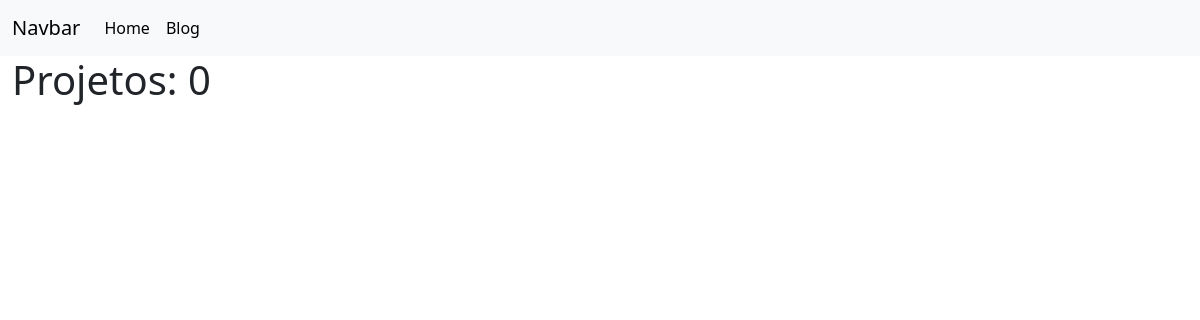
Page /projetos/ on the earlier database version.
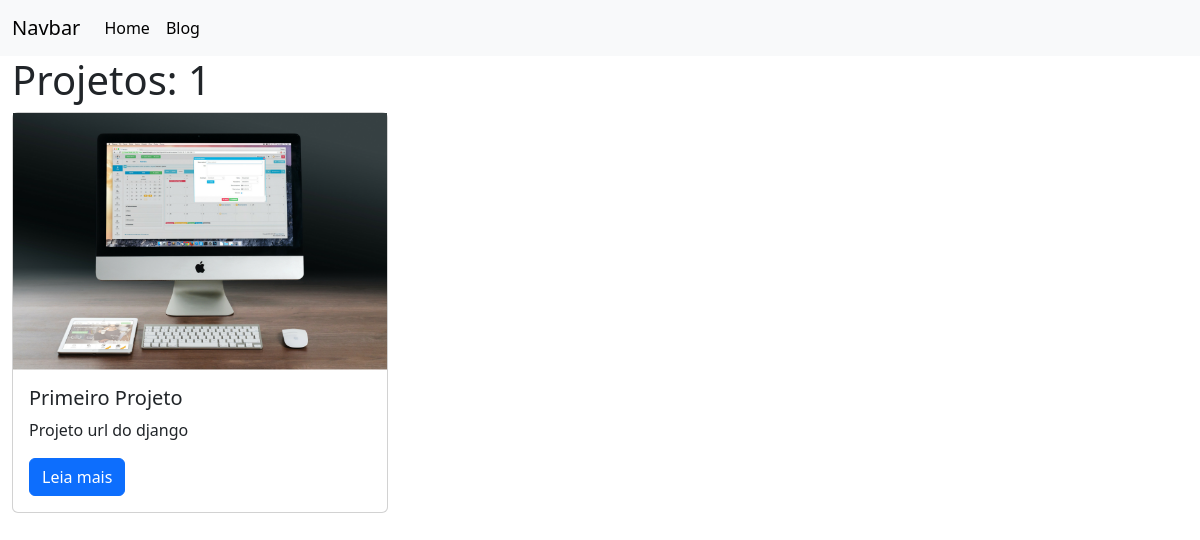
Same page on the later database version.
### projetos/models.py (models this page shows, shortened)
class Projeto(models.Model):
    titulo = models.CharField(verbose_name='Título', max_length=180)
    descricao = models.TextField(verbose_name='Descrição')
    tecnologia = models.CharField(verbose_name='Tecnologia', max_length=20)
    imagem = models.FileField(verbose_name='Imagem',upload_to='imagens_projetos', blank=True)
    publicado = models.BooleanField(default=False)

### projetos/views.py (the view)
# urls.py: path('', views.projeto_index, name='projeto_index'),
def projeto_index(request):
    projetos = Projeto.objects.filter(publicado=True)
    quantidade = projetos.count()
    context = {
        'projetos': projetos,
        'quantidade': quantidade,
    }
    return render(request, 'projetos/projeto_index.html', context)

### projetos/templates/projetos/projeto_index.html
{% extends 'base.html' %} {% load static %} {% block page_content %}
<h1>Projetos: {{ quantidade }}</h1>
<div class="row">
  {% for projeto in projetos %}
  <div class="col-md-4">
    <div class="card mb-2">
      {% if not projeto.imagem %}
      <img class="card-img-to" src="https://placehold.co/600x400" alt="" />
      {% else %}
      <img class="card-img-to" src="{{ projeto.imagem.url }}" alt="" />
      {% endif %}
      <div class="card-body">
        <h5 class="card-title">{{ projeto.titulo }}</h5>
        <p class="card-text">{{ projeto.descricao | slice:':60' }} </p>
        <a
          class="btn btn-primary"
          href="{% url 'projeto_detalhe' projeto.pk %}"
        >
          Leia mais
        </a>
      </div>
    </div>
  </div>
  {% endfor %}
</div>
{% endblock %}

### setup/templates/base.html (shortened to what this page needs)
<!DOCTYPE html>
<html lang="en">
  <head>
    <link
      href="https://cdn.jsdelivr.net/npm/bootstrap@5.3.7/dist/css/bootstrap.min.css"
      rel="stylesheet"
    />
  </head>
  <body>
    <nav class="navbar navbar-expand-lg bg-body-tertiary">
      <div class="container-fluid">
        <a class="navbar-brand" href="#">Navbar</a>
        <div class="collapse navbar-collapse" id="navbarNav">
          <ul class="navbar-nav">
            <li class="nav-item">
              <a
                class="nav-link active"
                aria-current="page"
                href="{% url 'projeto_index' %}"
                >Home</a
              >
            </li>
            <li class="nav-item">
              <a
                class="nav-link active"
                aria-current="page"
                href="{% url 'blog_index' %}"
                >Blog</a
              >
            </li>
          </ul>
        </div>
      </div>
    </nav>
    <div class="container-fluid">
      {% block page_content %} {% endblock %}
    </div>
  </body>
</html>

Differences in the rows shown:
now on this page (row edited): Projeto: imagem (picture), titulo "Primeiro Projeto", descricao "Projeto url do django"
Other differences:
{{ quantidade }}: "0" → "1"
